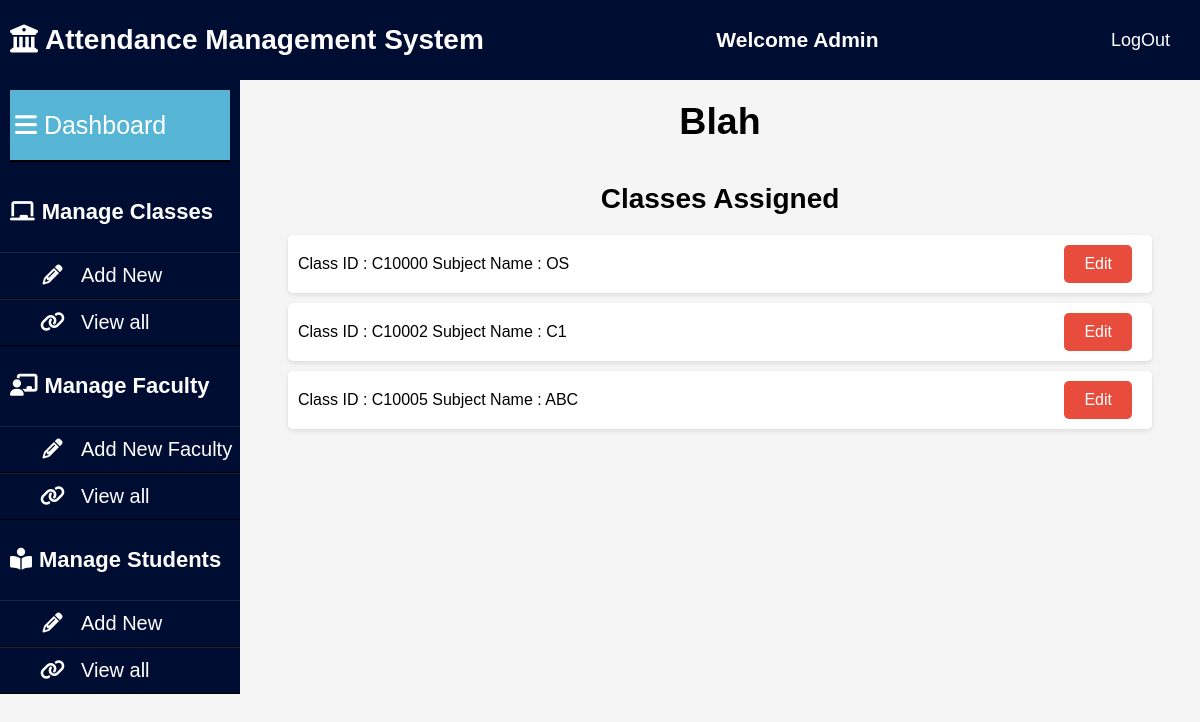
Screenshot of /teacher_mgmt/?teacher_id=T10001 with the database file from the repository.
### AMS_APP/models.py (models this page shows, shortened)
class Teacher(models.Model):
    teacher_id=models.CharField(max_length=15)
    teacher_name=models.CharField(max_length=30)
    email_id=models.CharField(max_length=30)
    password=models.CharField(max_length=30)

class Subject(models.Model):
    subject_id=models.CharField(max_length=15)
    subject_name=models.CharField(max_length=30)
    teacher_id=models.CharField(max_length=15)
    classes_held=models.IntegerField()
    number_of_students=models.IntegerField()
    class_info=models.TextField()

### AMS_APP/views.py (the view)
# urls.py: path('teacher_mgmt/', views.teacher_mgmt, name='teacher_mgmt'),
def teacher_mgmt(request):
    teacher_id = request.GET.get('teacher_id')
    print(teacher_id)
    teacher_name=Teacher.objects.filter(teacher_id=teacher_id)[0].teacher_name
    class_list=list(Subject.objects.filter(teacher_id=teacher_id))
    dic={'teacher_name':teacher_name,'class_list':class_list}
    return render(request, 'teacher_mgmt.html',dic)

### template/teacher_mgmt.html (shortened to what this page needs)
{% load static %}
<!DOCTYPE html>
<html>
<head>
  <link href="{% static 'css/teacher_mgmt.css'%}" rel="stylesheet" type="text/css" />
     <link rel="stylesheet" href="https://cdnjs.cloudflare.com/ajax/libs/font-awesome/6.4.0/css/all.min.css">
    <link rel="stylesheet" type="text/css" href="{% static 'css/admindashboard.css'%}">
</head>
<body>
    <header class="mainheader">
        <h1><i class="fas fa-university"></i>Attendance Management System</h1>
        <h2>Welcome Admin</h2>
        <a href="/logoutuser" >LogOut</a>
    </header>
    <aside>
        <header>
            <a href="AdminDashboard.html">
                <i class="fas fa-bars"></i>Dashboard
            </a>
        </header>
        <ul>
            <li><h4><i class="fas fa-chalkboard"></i>Manage Classes</h4></li>
            <ul>
                <li><a href="/courseadd"><i class="fa fa-pencil fa-fw"></i>Add New</a></li>
                <li><a href="/viewclass"><i class="fa fa-link"></i>View all</a></li>
            </ul>
        </ul>
        <ul>
            <li><h4><i class="fas fa-chalkboard-teacher"></i>Manage Faculty</h4></li>
            <ul>
                <li><a href="/teacher"><i class="fa fa-pencil fa-fw"></i>Add New Faculty</a></li>
                <li><a href="/viewfaculty"><i class="fa fa-link"></i>View all</a></li>
            </ul>
        </ul>
        <ul>
            <li><h4><i class="fas fa-book-reader" aria-hidden="true"></i>Manage Students</h4></li>
            <ul>
                <li><a href="/addnewstudent"><i class="fa fa-pencil fa-fw"></i>Add New</a></li>
                <li><a href="/viewstudent"><i class="fa fa-link"></i>View all</a></li>
            </ul>
        </ul>
    </aside>
  <div class="content-container">
    <div class="teacher-info">
      <h2>{{teacher_name}}</h2>
    </div>
    <div class="batches-list">
      <h3>Classes Assigned</h3>
      <ul>
        {% for q in class_list %}
        <li>
          <span>Class ID : {{q.subject_id}}  Subject Name : {{q.subject_name}}</span>
          <a class="remove-btn btn" href="/class_mgmt/?subject_id={{ q.subject_id }}">Edit</a>
        </li>
        {% endfor %}
      </ul>
    </div>
  </div>
</body>
</html>

### static/css/teacher_mgmt.css (style rules this page uses)
body { font-family: Arial, sans-serif; background-color: whitesmoke; margin: 0; padding: 0; }
h1, h2, .teacher-info { text-align: center; margin-bottom: 40px; }
.batches-list { margin-bottom: 40px; }
.batches-list ul { list-style-type: none; padding: 0; }
.batches-list ul li { display: flex; align-items: center; padding: 10px; background-color: #fff; border-radius: 5px; margin-bottom: 10px; box-shadow: 0 2px 5px rgba(0, 0, 0, 0.1); transition: transform 0.2s ease-in-out; }
.batches-list ul li span { flex-grow: 1; }
.batches-list ul li a { text-decoration: none; color: white; margin-left: 10px; }

### static/css/admindashboard.css (style rules this page uses)
* { padding : 0; margin : 0; box-sizing :border-box; list-style: none; text-decoration: none; }
.mainheader { z-index: 100000; position:fixed; width:100%; }
aside { margin-top:60px; width: 20%; height: 100%; background: #000d33; float:left; padding-top:20px; }
aside header a { margin:0; padding:0; width:100%; display:block; box-sizing: border-box; font-size: 25px; line-height: 70px; color:white; text-align: left; border-bottom:2px solid black; background: rgb(86, 181, 213); padding-left: 5px; }
aside ul a { display:block; width: 100%; line-height:45px; font-size: 20px; color: white; padding-left:40px; box-sizing: border-box; border-top: 1px solid rgba(225, 225, 225,.1); border-bottom: 1px solid black; }
aside ul a i { margin-right: 16px; }
aside ul li h4 { color: white; line-height: 60px; padding: 10px; font-size: 22px; }
header { background: #000d33; display: flex; justify-content: space-between; color: white; line-height: 60px; font-size: 14px; padding:10px; }
header a { color:white; font-size: 18px; text-decoration: none; padding-right: 20px; }
.content-container { width: 80%; float:right; margin-top:60px; padding-top:20px; }
i { margin-right: 7px; }
.content-container h3 { padding:20px; font-size:28px; text-align:center; }

### template/teacher_mgmt.html (style rules this page uses)
.batches-list ul { margin:auto; width:90%; }
.teacher-info { font-size: 25px; padding: 20px 0px; margin-bottom: 0; }
h1, h2 { margin-bottom:0; }
.btn { background-color: #3498db; color: #fff; padding: 10px 20px; border: none; border-radius: 5px; cursor: pointer; margin-right: 10px; text-decoration: none; }
.remove-btn { background-color: #e74c3c; }

### rows the page displays
Teacher: teacher_name "Blah"
Subject: subject_id "C10000", subject_name "OS"
Subject: subject_id "C10002", subject_name "C1"
Subject: subject_id "C10005", subject_name "ABC"
